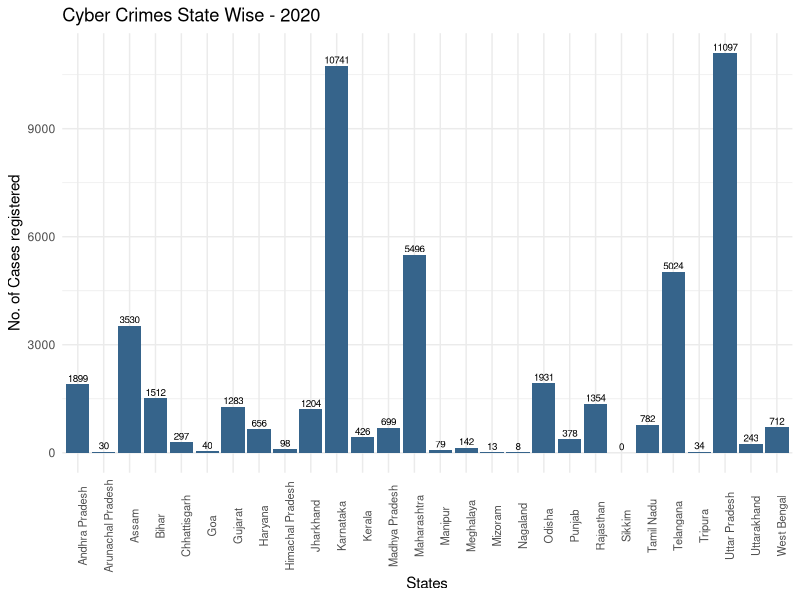
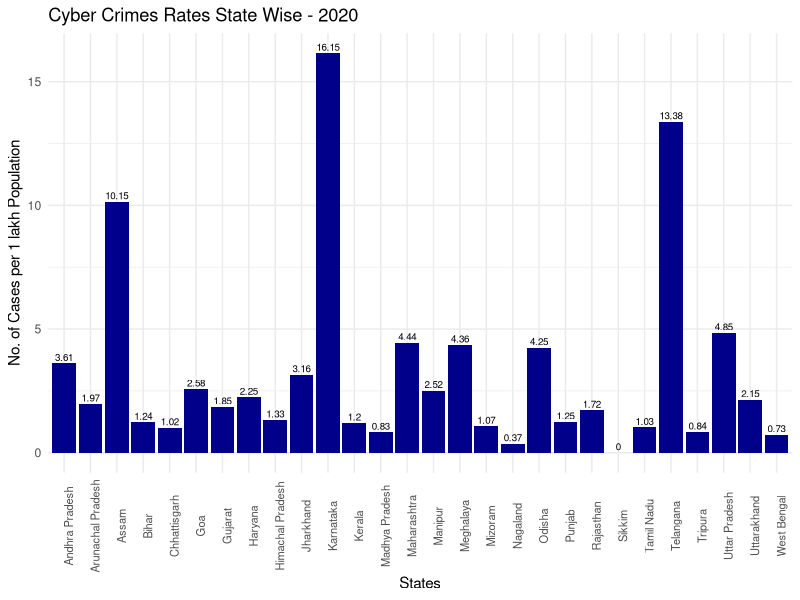
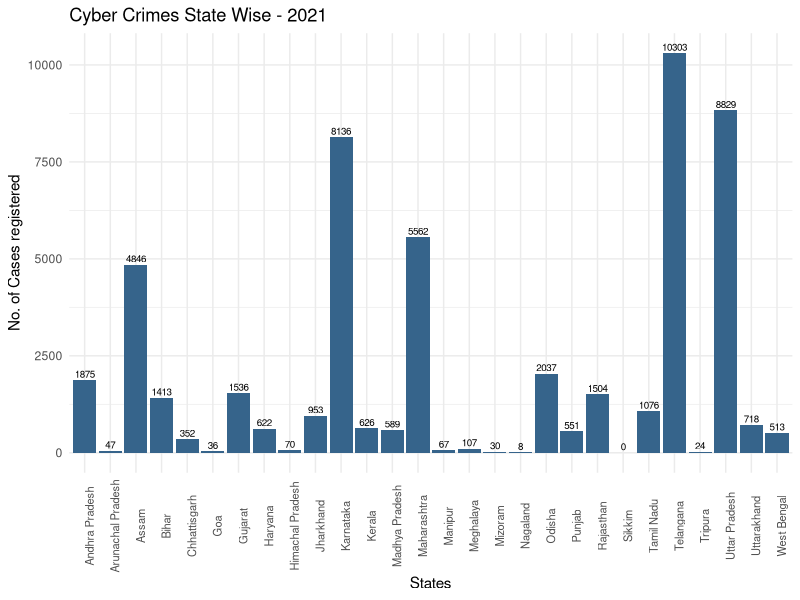
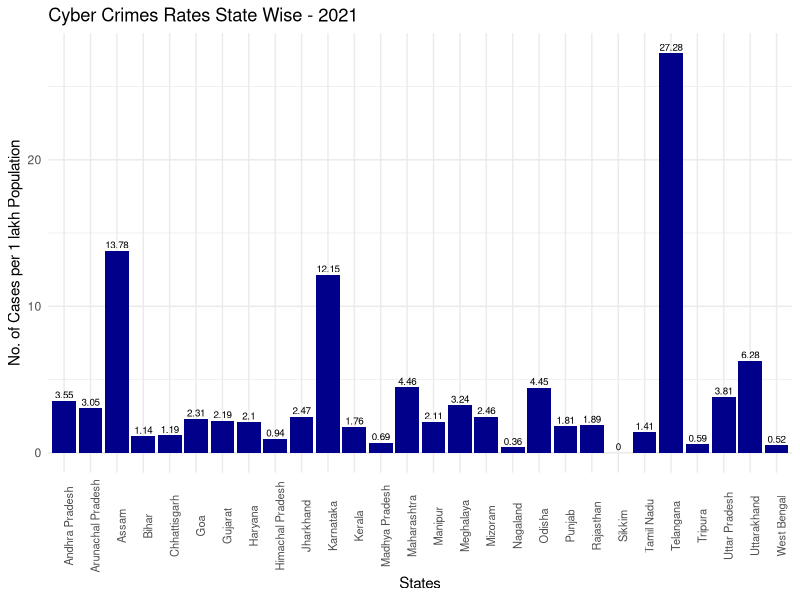
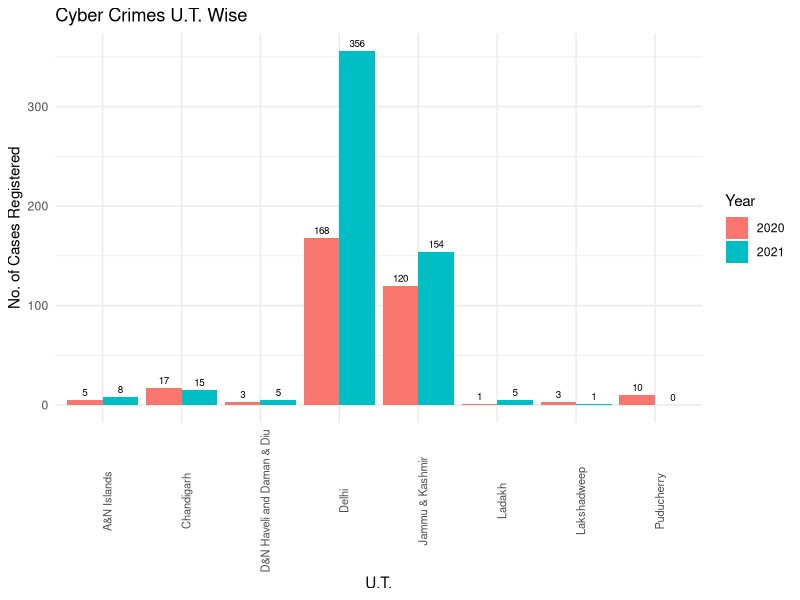
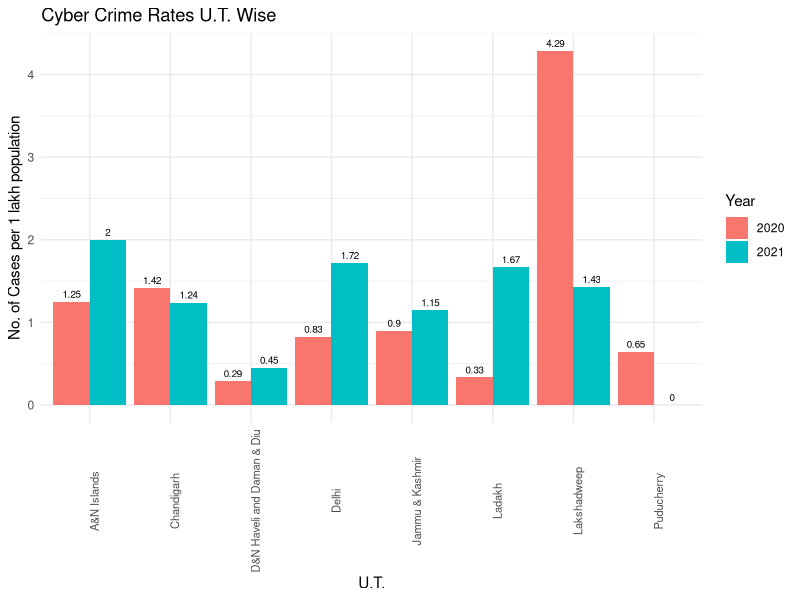

Write R code to recreate these figures, in order. (Note: this script raises an error after producing the figures.)
rm(list = ls())
library(readxl)
library(ggplot2)

df = read_excel("TABLE 9A.1.xlsx")
df
df$cases_reg2019 = as.numeric(df$cases_reg2019)
df = cbind(df, rate2019 = df$cases_reg2019/ df$proj_popln2019  ,rate2020 = df$cases_reg2020/ df$proj_popln2020 , rate2021 = df$cases_reg2021/ df$proj_popln2021 )

bardiag = function(df, ax, ay, cl, tit, val_lab, x_lab, y_lab ){
  bard = ggplot(data=df, aes(x = ax, y = ay ) ) +
    geom_bar(stat="identity", fill = cl)+theme_minimal()+ geom_text(aes(label= val_lab ), vjust= -0.3, size=2.5)+
    theme(axis.text.x = element_text(angle = 90, size = 8))+ ggtitle(tit) +
    xlab(x_lab) + ylab(y_lab)
  return(bard)
}


#2021
barst2021 = bardiag(df[1:28,], ax = df$state_ut[1:28], ay = df$cases_reg2021[1:28], "steelblue4", 
                    "Cyber Crimes State Wise - 2021", df$cases_reg2021[1:28], 
                    "States", "No. of Cases registered" )

barst2021r = bardiag(df[1:28,], ax = df$state_ut[1:28], ay = df$rate2021[1:28], "blue4", 
                     "Cyber Crimes Rates State Wise - 2021", round(df$rate2021[1:28],2) , 
                     "States", "No. of Cases per 1 lakh Population" )
#2020
barst2020 = bardiag(df[1:28,], ax = df$state_ut[1:28], ay = df$cases_reg2020[1:28], "steelblue4", 
                    "Cyber Crimes State Wise - 2020", df$cases_reg2020[1:28], 
                    "States", "No. of Cases registered" )

barst2020r = bardiag(df[1:28,], ax = df$state_ut[1:28], ay = df$rate2020[1:28], "blue4", 
                     "Cyber Crimes Rates State Wise - 2020", round(df$rate2020[1:28],2) , 
                     "States", "No. of Cases per 1 lakh Population" )

# barut2021 = bardiag(df[31:38,], ax = df$state_ut[31:38], ay = df$cases_reg2021[31:38], "steelblue4", 
#                     "Cyber Crimes U.T. Wise - 2021", df$cases_reg2021[31:38] , 
#                     "U.T.", "No. of cases registered" )
# 
# barut2021r = bardiag(df[31:38,], ax = df$state_ut[31:38], ay = df$rate2021[31:38], "blue4", 
#                      "Cyber Crimes Rates U.T. Wise - 2021", round(df$rate2021[31:38],2) , 
#                      "U.T.", "No. of Cases per 1 lakh Population" )




moddf = function(df, fact , val){
  df2 <- tidyr::pivot_longer(df, cols = fact, names_to = 'Year',  values_to = val )
  for (i in 1:92) {
    if (df2$Year[i] == fact[1]) {
      df2$Year[i] = "2020"
    } else{
      df2$Year[i] = "2021"
    }
  }
  return(df2)
}

dfc = moddf(df, c("cases_reg2020", "cases_reg2021"), "cases" )
dfr = moddf(df, c("rate2020", "rate2021"), "rates" )


barut2020_21 =  ggplot(dfc[61:76,], aes(x= state_ut, y = cases, fill = Year)) +
  geom_bar(stat='identity', position='dodge') + theme_minimal() + geom_text(aes(label = cases ),vjust = -0.5, position = position_dodge(.9), size=2.5)+
  theme(axis.text.x = element_text(angle = 90, size = 8))+ ggtitle("Cyber Crimes U.T. Wise") +
  xlab("U.T.") + ylab("No. of Cases Registered")

barut2020_21r  = ggplot(dfr[61:76,], aes(x= state_ut, y = rates, fill = Year)) +
  geom_bar(stat='identity', position='dodge') + theme_minimal() + geom_text(aes(label = round(rates,2) ),vjust = -0.5, position = position_dodge(.9), size=2.5)+
  theme(axis.text.x = element_text(angle = 90, size = 8))+ ggtitle("Cyber Crime Rates U.T. Wise") +
  xlab("U.T.") + ylab("No. of Cases per 1 lakh population")


state5yr = function(state){
  dfmajor = read.csv("majorst.csv")
  
  yr = c("2017", "2018","2019","2020","2021")
  st = dfmajor[which(dfmajor$state_ut == state),]
  
  st = data.frame(year = yr, cases = as.numeric(st[,2:6]), rates = as.numeric(st[,2:6])/as.numeric(st[,7:11])  )
  st
}
telangana = state5yr("Telangana")

karnataka = state5yr("Karnataka")
maharashtra = state5yr("Maharashtra")
assam = state5yr("Assam")
uttar_pradesh = state5yr("Uttar Pradesh")

statelist = list(telangana, karnataka, maharashtra, assam, uttar_pradesh)
nam = c("Telangana", "Karnataka", "Maharashtra","Assam", "Uttar Pradesh")
names(statelist) = nam

trend_plot = function(state, tit, cs){
  trend_state = ggplot(data = state, aes(x = year, y = cs, group=1)) +
    geom_line(color="red") + geom_point() + theme_minimal() + geom_text(aes(label = round(cs,2) ), vjust= -0.5, size=2.5)+
    theme(axis.text.x = element_text(angle = 90, size = 8))+ ggtitle(tit) +
    xlab("Year") + ylab("No. of Cases registered")+scale_x_discrete(labels = as.character(state$year), breaks = state$year)
  
  return(trend_state)
}
library(ggplot2)
bardiag = function(df, ax, ay, cl, tit, val_lab, x_lab, y_lab ){
  bard = ggplot(data=df, aes(x = ax, y = ay ) ) +
    geom_bar(stat="identity", fill = cl,width =0.4)+ theme_classic()+
    theme(axis.text.x = element_text(angle = 90, size = 7))+ ggtitle(tit) +
    xlab(x_lab) + ylab(y_lab)
  return(bard)
}

Plot = bardiag(data1, ax = data1$States, ay = data1$Cases_Investigated_21, "pink", 
               "Police cases investigated  2021", data1$Cases_Investigated_21, 
               "STATES", " CASES " )
Plot
data1 = read.csv("stplt2021.csv")
DF <- rbind(data.frame(fill="blue", obs=data1$Cases_Investigated_21),
            data.frame(fill="green", obs=data1$Cases_Investigated_20),
            data.frame(fill="red", obs=data1$Cases_Investigated_19),
            data.frame(fill="orange", obs=data1$Cases_Investigated_18))
ggplot(DF, aes(x=obs, fill=fill)) +
  geom_histogram(binwidth=1, colour="black", position="dodge") +
  scale_fill_identity()
data = read.csv("stplot.csv") 
attach(data)
plot2021 = bardiag(data, ax = data$States, ay = data$investigated_21, "#00a9b5", 
                    "Crimes Investigated State Wise - 2021", data$investigated_21, 
                    "States", "No. of Cases Investigated " )
plot2021
df20 = read.csv("year2020.csv")
df20 = cbind(df20 , cases_disposed_per = c(round(df20$Cases_Disposed_20[1:9]/df21$Cases_Disposed_20[10],5)*100,100 
                                           ,round(df20$Cases_Disposed_20[11:29]/df21$Cases_Disposed_20[30],5)*100 ,100
                                           ,round(df20$Cases_Disposed_20[31:35]/df21$Cases_Disposed_20[36],5)*100,100 ))

Plot_case_disposed_IT_20 = bardiag(df20[1:9,], ax = df20$Crime_Head[1:9], ay = df20$Cases_Disposed_20[1:9], "#00a9b5", 
                                   "Police cases Disposed  - 2020", df20$cases_disposed_per[1:9], 
                                   "crime head", "Disposed Percentage under I.T Act" )
Plot_case_disposed_IT_20
